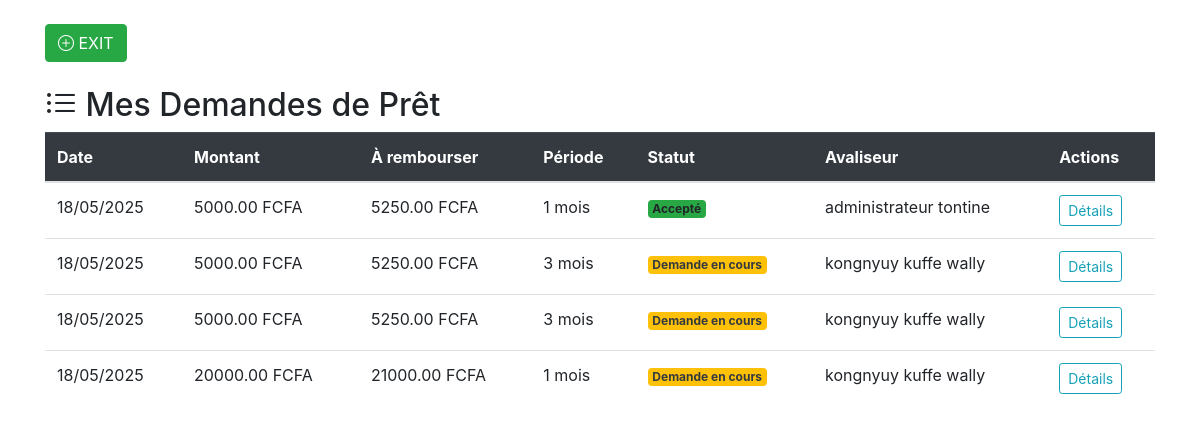
The app's page /prets/ (signed in) with its own data.
### application/models.py (models this page shows, shortened)
class Pret(models.Model):
    STATUT_CHOICES = [
        ('DEM', 'Demande en cours'),
        ('ACC', 'Accepté'),
        ('REF', 'Refusé'),
        ('REM', 'Remboursé')
    ]
    PERIODE_REMBOURSEMENT = [
        ('1M', '1 mois'),
        ('3M', '3 mois'),
        ('6M', '6 mois'),
        ('1A', '1 an')
    ]
    emprunteur = models.ForeignKey(User, on_delete=models.CASCADE, related_name='prets')
    cotisation = models.ForeignKey(Cotisation, on_delete=models.SET_NULL, null=True, blank=True)
    montant = models.DecimalField(max_digits=12, decimal_places=2)
    montant_a_rembourser = models.DecimalField(max_digits=12, decimal_places=2, null=True, blank=True)
    motif = models.TextField()
    date_demande = models.DateTimeField(auto_now_add=True)
    date_approbation = models.DateTimeField(null=True, blank=True)
    statut = models.CharField(max_length=3, choices=STATUT_CHOICES, default='DEM')
    avaliseur = models.ForeignKey(User, on_delete=models.SET_NULL, null=True, blank=True, related_name='prets_avalises')
    periode_remboursement = models.CharField(max_length=2, choices=PERIODE_REMBOURSEMENT, default='1M')
    infos_avaliseur = models.TextField(blank=True, null=True)
    fichier_avaliseur = models.FileField(
        upload_to='avaliseurs/',
        null=True,
        blank=True,
        verbose_name="Fichier d'informations de l'avaliseur (PDF)"
    )
    montant_deja_rembourse = models.DecimalField(
        max_digits=12,
        decimal_places=2,
        default=0
    )

### application/views.py (the view)
# urls.py: path('prets/', views.liste_prets, name='liste_prets'),
@login_required
def liste_prets(request):
    prets = Pret.objects.filter(emprunteur=request.user)
    return render(request, 'prets/liste.html', {'prets': prets})

### application/templates/prets/liste.html
{% extends 'base.html' %}
{% block content %}
<div class="container mt-4">
    <div class="d-flex justify-content-between align-items-center mb-4">
        <a href="{% url 'acceuil' %}" class="btn btn-success">
            <i class="bi bi-plus-circle"></i> EXIT
        </a>
    </div>
    <h2><i class="bi bi-list-ul"></i> Mes Demandes de Prêt</h2>
    <div class="table-responsive">
        <table class="table table-hover">
            <thead class="table-dark">
                <tr>
                    <th>Date</th>
                    <th>Montant</th>
                    <th>À rembourser</th>
                    <th>Période</th>
                    <th>Statut</th>
                    <th>Avaliseur</th>
                    <th>Actions</th>
                </tr>
            </thead>
            <tbody>
                {% for pret in prets %}
                <tr>
                    <td>{{ pret.date_demande|date:"d/m/Y" }}</td>
                    <td>{{ pret.montant }} FCFA</td>
                    <td>{{ pret.montant_a_rembourser }} FCFA</td>
                    <td>{{ pret.get_periode_remboursement_display }}</td>
                    <td>
                        <span class="badge
                            {% if pret.statut == 'ACC' %}bg-success
                            {% elif pret.statut == 'REF' %}bg-danger
                            {% else %}bg-warning text-dark{% endif %}">
                            {{ pret.get_statut_display }}
                        </span>
                    </td>
                    <td>{{ pret.avaliseur.get_full_name|default:"Aucun" }}</td>
                    <td>
                        <a href="#" class="btn btn-sm btn-outline-info">Détails</a>
                    </td>
                </tr>
                {% endfor %}
            </tbody>
        </table>
    </div>
</div>
{% endblock %}

### application/templates/base.html (style rules this page uses)
body { margin: 0; padding: 0; background-image: url('https://previews.123rf.com/images/pongmoji/pongmoji1502/pongmoji150200021/36435872-fond-d-%C3%A9cran-int%C3%A9rieur-blanc-la-couleur-de-fond-texture.jpg'); background-size: cover; background-repeat: no-repeat; background-position: center; height: 100vh; }

### records on screen
Pret: date_demande "18/05/2025", montant "5000.00", montant_a_rembourser "5250.00", periode_remboursement "1 mois", statut "Accepté", avaliseur.get_full_name "administrateur tontine"
Pret: date_demande "18/05/2025", montant "5000.00", montant_a_rembourser "5250.00", periode_remboursement "3 mois", statut "Demande en cours", avaliseur.get_full_name "kongnyuy kuffe wally"
Pret: date_demande "18/05/2025", montant "5000.00", montant_a_rembourser "5250.00", periode_remboursement "3 mois", statut "Demande en cours", avaliseur.get_full_name "kongnyuy kuffe wally"
Pret: date_demande "18/05/2025", montant "20000.00", montant_a_rembourser "21000.00", periode_remboursement "1 mois", statut "Demande en cours", avaliseur.get_full_name "kongnyuy kuffe wally"
